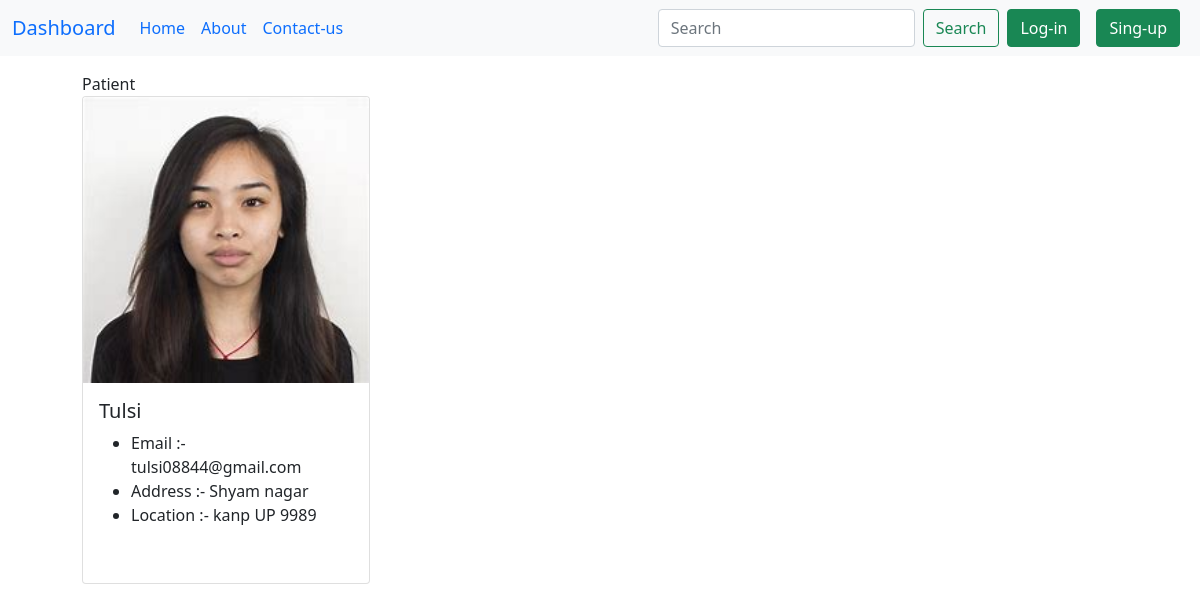
The page /slug/7bb8220c-8d47-47f6-a0e7-190b07cebf5c on the database its author committed.
### account/models.py (models this page shows)
class BaseModel(models.Model):
    uid = models.UUIDField(default = uuid.uuid4, editable = False, primary_key = True)
    create_at = models.DateTimeField(auto_now_add = True)
    updated_at = models.DateTimeField(auto_now_add = True)
    class Meta:
        abstract = True

class detail(BaseModel):
    type = models.CharField(max_length = 70)
    fname = models.CharField(max_length = 50)
    lname = models.CharField(max_length = 50)
    profile_pic = models.ImageField(upload_to = 'images')
    username  = models.CharField(max_length = 50)
    email = models.EmailField()
    password = models.CharField(max_length = 50)
    address = models.CharField(max_length = 50)
    city = models.CharField(max_length = 50)
    state = models.CharField(max_length = 50)
    pincode = models.CharField(max_length = 50)
    def __str__(self):
       return self.fname

### home/views.py (the view)
# urls.py: path("slug/<uid>",views.slug, name='slug')
def slug(request,uid):
    obj = detail.objects.filter(uid = uid)
    print(obj)
    data = {
        'obj':obj
    }
    return render(request,'slug.html',data)

### template/slug.html (shortened to what this page needs)
{% extends 'base.html' %}
{% block body %}
    <div class="container">
        <div class="container px-4">
            <div class="row gx-5">
                <div class="col">
                    <div class="p-3">
                        {% for i in obj %}
                        {{i.type}}
                        <div class="card" style="width: 18rem;">
                            <img src="/media/{{i.profile_pic}}" width="70%" class="card-img-top" alt="...">
                            <div class="card-body">
                                <h5 class="card-title">{{i.fname}}</h5>
                                <ul>
                                    <li><p class="card-text">Email :- {{i.email}}</p></li>
                                    <li><p class="card-text">Address :- {{i.address}}</p></li>
                                    <li><p class="card-text">Location :- {{i.city}} {{i.state}} {{i.pincode}}</p></li>
                                  </ul>
                        <br>
                        {% endfor %}
                    </div>
                </div>
            </div>
        </div>
    </div>
    </div>
    {% endblock %}

### rows shown on the page
detail: type "Patient", profile_pic (picture), fname "Tulsi", email "tulsi08844@gmail.com", address "Shyam nagar", city "kanp", state "UP", pincode "9989"
